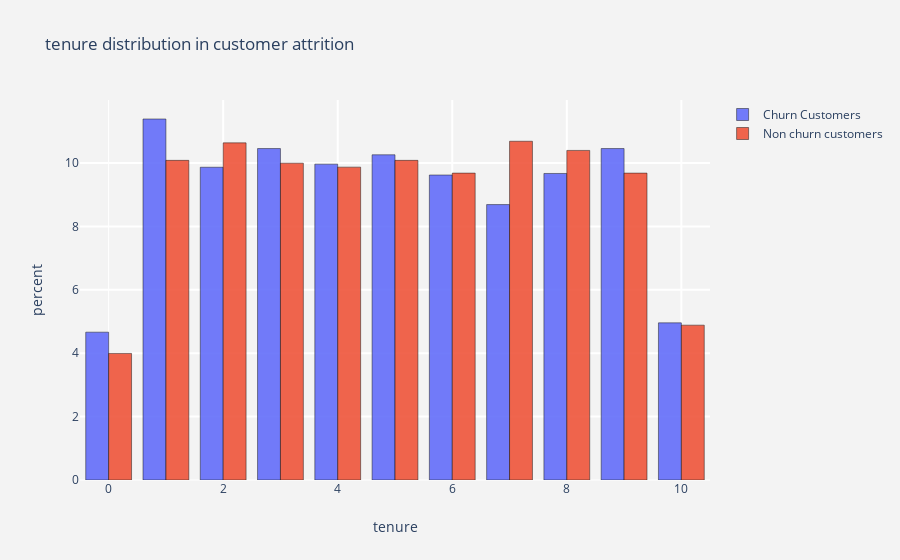

The cell this chart's notebook holds for it:
### Markdown cell above
The graph above shows us that the customers with age of 46 are the most churned.

### Code cell
# Calling the function for plotting the histogram for tenure column 
histogram(num_cols[2])

### Figure 1 — Plotly figure (JSON) as saved in the notebook; plotly's stock layout.template omitted (floating-point values rounded to 4 significant figures; data arrays with more than 128 entries replaced by an {"elided": "..."} marker saying what was removed)
{"data": [{"histnorm": "percent", "marker": {"line": {"color": "black", "width": 0.5}}, "name": "Churn Customers", "opacity": 0.9, "type": "histogram", "x": {"elided": "2037 int values"}}, {"histnorm": "percent", "marker": {"line": {"color": "black", "width": 0.5}}, "name": "Non churn customers", "opacity": 0.9, "type": "histogram", "x": {"elided": "7963 int values"}}], "layout": {"paper_bgcolor": "rgb(243,243,243)", "plot_bgcolor": "rgb(243,243,243)", "title": {"text": "tenure distribution in customer attrition "}, "xaxis": {"gridcolor": "rgb(255, 255, 255)", "gridwidth": 2, "ticklen": 5, "title": {"text": "tenure"}, "zerolinewidth": 1}, "yaxis": {"gridcolor": "rgb(255, 255, 255)", "gridwidth": 2, "ticklen": 5, "title": {"text": "percent"}, "zerolinewidth": 1}}}
